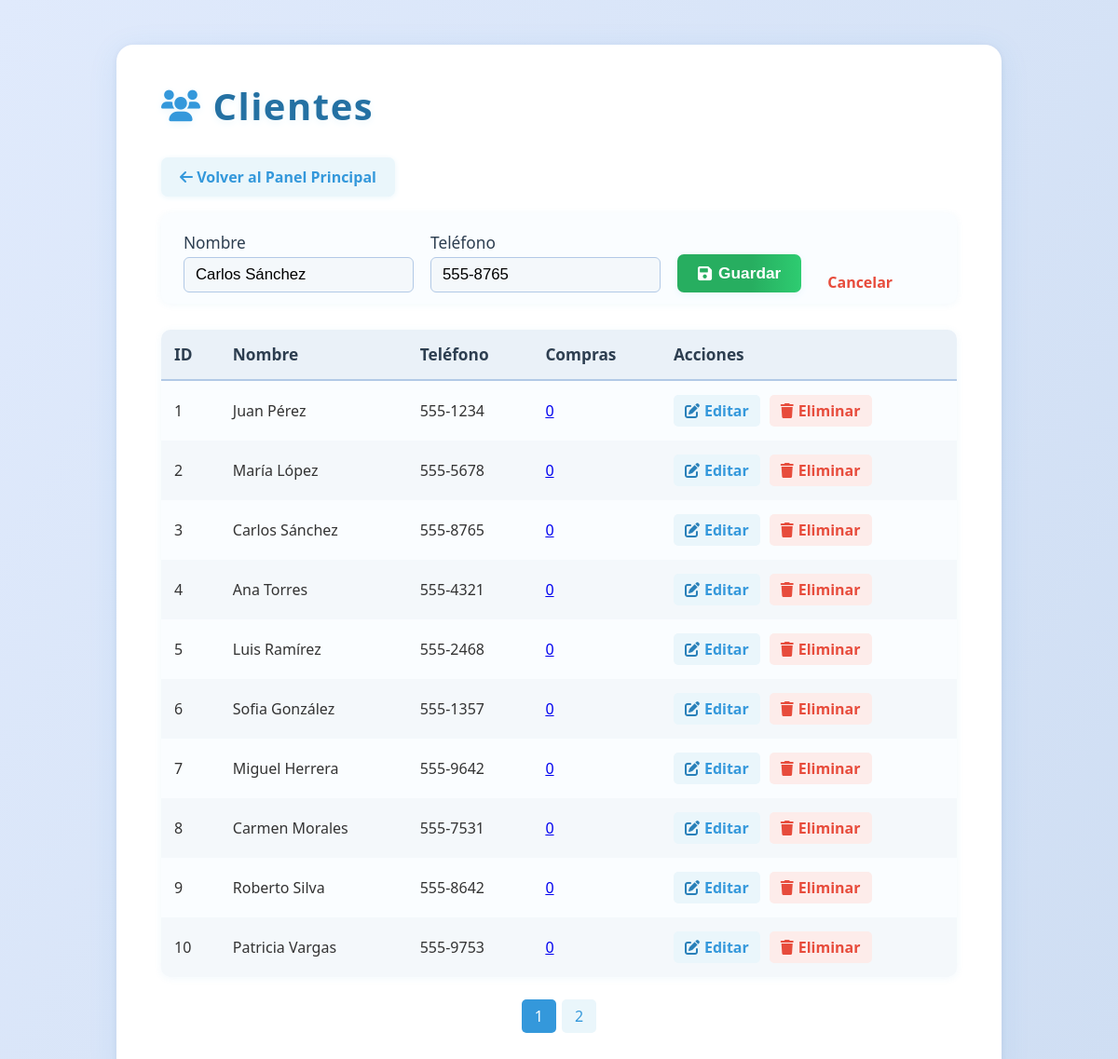
Screenshot of /Views/clientes/index.php?editar=3 (signed in) with the database file from the repository.
### tables this page shows
CREATE TABLE IF NOT EXISTS clientes (
    id INT AUTO_INCREMENT PRIMARY KEY,
    nombre VARCHAR(100) NOT NULL,
    telefono VARCHAR(20) NOT NULL
);

### Views/clientes/index.php (the view, shortened to what this page needs)
<?php
$db = Database::getInstance()->getConnection();
$clientes = [];
$result = $db->query('SELECT * FROM clientes ORDER BY id ASC');
while ($row = $result->fetch_assoc()) {
    $clientes[] = $row;
}
$compras_clientes = $_SESSION['compras_clientes'];
$porPagina = 10;
$totalClientes = count($clientes);
$totalPaginas = ceil($totalClientes / $porPagina);
$paginaActual = isset($_GET['pagina']) ? max(1, intval($_GET['pagina'])) : 1;
$inicio = ($paginaActual - 1) * $porPagina;
$clientesPagina = array_slice($clientes, $inicio, $porPagina);
$editando = false;
$clienteEditar = null;
if (isset($_GET['editar'])) {
    $editando = true;
    $idEditar = intval($_GET['editar']);
    foreach ($clientes as $c) {
        if ($c['id'] == $idEditar) {
            $clienteEditar = $c;
            break;
        }
    }
}
?>
<!DOCTYPE html>
<html lang="es">
<head>
    <link rel="stylesheet" href="/Assets/css/dashboard.css">
    <link rel="stylesheet" href="https://cdnjs.cloudflare.com/ajax/libs/font-awesome/6.0.0/css/all.min.css">
</head>
<body>
    <div class="clientes-container">
        <h1><i class="fa fa-users"></i> Clientes</h1>
        <a href="/puntoDeVenta/web/Views/dashboard/index.php" class="btn-back" style="display:inline-block;margin-bottom:18px;background:#eaf6fb;color:#3498db;padding:10px 20px;border-radius:7px;font-weight:600;text-decoration:none;box-shadow:0 1px 6px #eaf6fb;transition:background 0.2s;">
            <i class="fa fa-arrow-left"></i> Volver al Panel Principal
        </a>
        <?php if ($editando && $clienteEditar): ?>
        <form class="add-form" method="post" action="">
            <label>Nombre
                <input type="text" name="nombre" value="<?= htmlspecialchars($clienteEditar['nombre']) ?>" required>
            </label>
            <label>Teléfono
                <input type="text" name="telefono" value="<?= htmlspecialchars($clienteEditar['telefono']) ?>" required>
            </label>
            <button type="submit"><i class="fa fa-save"></i> Guardar</button>
            <a href="<?= $_SERVER['PHP_SELF'] ?>" style="margin-left:10px;color:#e74c3c;text-decoration:none;font-weight:600;">Cancelar</a>
        </form>
        <?php endif; ?>
        <table>
            <thead>
                <tr>
                    <th>ID</th>
                    <th>Nombre</th>
                    <th>Teléfono</th>
                    <th>Compras</th>
                    <th>Acciones</th>
                </tr>
            </thead>
            <tbody>
            <?php foreach ($clientesPagina as $cliente): ?>
                <tr>
                    <td><?= $cliente['id'] ?></td>
                    <td><?= htmlspecialchars($cliente['nombre']) ?></td>
                    <td><?= htmlspecialchars($cliente['telefono']) ?></td>
                    <td>
                        <?php $numCompras = isset($compras_clientes[$cliente['id']]) ? count($compras_clientes[$cliente['id']]) : 0; ?>
                        <a href="#" class="ver-compras" data-id="<?= $cliente['id'] ?>">
                            <?= $numCompras ?>
                        </a>
                    </td>
                    <td class="action-links">
                        <a href="?editar=<?= $cliente['id'] ?>"><i class="fa fa-edit"></i> Editar</a>
                        <a href="?eliminar=<?= $cliente['id'] ?>" onclick="return confirm('¿Eliminar este cliente?');"><i class="fa fa-trash"></i> Eliminar</a>
                    </td>
                </tr>
            <?php endforeach; ?>
            </tbody>
        </table>
        <?php if ($totalPaginas > 1): ?>
        <div class="pagination">
            <?php for ($i = 1; $i <= $totalPaginas; $i++): ?>
                <?php if ($i == $paginaActual): ?>
                    <span class="active" style="background:#3498db;color:#fff;padding:7px 14px;border-radius:5px;"> <?= $i ?> </span>
                <?php else: ?>
                    <a href="?pagina=<?= $i ?>" style="padding:7px 14px;border-radius:5px;color:#3498db;background:#eaf6fb;text-decoration:none;"> <?= $i ?> </a>
                <?php endif; ?>
            <?php endfor; ?>
        </div>
        <?php endif; ?>
    </div>
</body>
</html>

### Assets/css/dashboard.css (style rules this page uses)
* { margin: 0; padding: 0; box-sizing: border-box; }
body { font-family: 'Segoe UI', Tahoma, Geneva, Verdana, sans-serif; background: #f5f7fa; color: #333; overflow-x: hidden; }

### Views/clientes/index.php (style rules this page uses)
body { background: linear-gradient(120deg, #e0eafc 0%, #cfdef3 100%); font-family: 'Segoe UI', Arial, sans-serif; margin: 0; padding: 0; }
.clientes-container { max-width: 950px; margin: 48px auto 0 auto; background: #fff; border-radius: 18px; box-shadow: 0 6px 32px rgba(52, 152, 219, 0.10), 0 1.5px 6px rgba(44,62,80,0.07); padding: 38px 48px 48px 48px; position: relative; }
h1 { color: #2471a3; margin-bottom: 28px; font-size: 2.5rem; letter-spacing: 1.5px; text-shadow: 0 2px 8px #eaf6fb; display: flex; align-items: center; gap: 12px; }
h1 .fa-users { color: #3498db; font-size: 2.1rem; }
.add-form { margin-bottom: 28px; background: #fafdff; border-radius: 10px; padding: 20px 24px 12px 24px; box-shadow: 0 1px 8px rgba(52,152,219,0.07); display: flex; gap: 18px; align-items: flex-end; }
.add-form label { display: flex; flex-direction: column; font-weight: 500; color: #2d3e50; font-size: 1.08rem; }
.add-form input[type="text"] { padding: 8px 12px; border: 1.5px solid #b2c9e6; border-radius: 6px; font-size: 1.05rem; margin-top: 4px; background: #f4f8fb; transition: border 0.2s; }
.add-form button { background: linear-gradient(90deg, #27ae60 60%, #2ecc71 100%); color: #fff; border: none; padding: 10px 22px; border-radius: 7px; font-size: 1.08rem; font-weight: 600; cursor: pointer; box-shadow: 0 2px 8px #eaf6fb; transition: background 0.2s, transform 0.1s; display: flex; align-items: center; gap: 7px; }
table { width: 100%; border-collapse: separate; border-spacing: 0; background: #fafdff; border-radius: 10px; overflow: hidden; box-shadow: 0 1px 8px rgba(52,152,219,0.07); }
th, td { padding: 15px 14px; text-align: left; }
th { background: #eaf1f8; color: #2d3e50; font-weight: 700; border-bottom: 2.5px solid #b2c9e6; font-size: 1.08rem; }
tr:nth-child(even) { background: #f4f8fb; }
.action-links { display: flex; gap: 10px; }
.action-links a { display: inline-flex; align-items: center; gap: 5px; color: #3498db; text-decoration: none; font-weight: 600; padding: 6px 12px; border-radius: 5px; background: #eaf6fb; transition: background 0.2s, color 0.2s; }
.action-links a .fa-edit { color: #2980b9; }
.action-links a:last-child { color: #e74c3c; background: #fdecea; }
.action-links a:last-child .fa-trash { color: #e74c3c; }
.pagination { display: flex; justify-content: center; margin-top: 24px; gap: 6px; }
.pagination a, .pagination span { display: inline-block; padding: 7px 14px; border-radius: 5px; background: #eaf1f8; color: #2471a3; text-decoration: none; font-weight: 500; transition: background 0.2s, color 0.2s; }
.pagination .active { background: #3498db; color: #fff; pointer-events: none; }

### rows the page displays
clientes: nombre "Carlos Sánchez", telefono "555-8765", id "3", id "0"
clientes: id "1", nombre "Juan Pérez", telefono "555-1234", id "0"
clientes: id "2", nombre "María López", telefono "555-5678", id "0"
clientes: id "4", nombre "Ana Torres", telefono "555-4321", id "0"
clientes: id "5", nombre "Luis Ramírez", telefono "555-2468", id "0"
clientes: id "6", nombre "Sofia González", telefono "555-1357", id "0"
clientes: id "7", nombre "Miguel Herrera", telefono "555-9642", id "0"
clientes: id "8", nombre "Carmen Morales", telefono "555-7531", id "0"
clientes: id "9", nombre "Roberto Silva", telefono "555-8642", id "0"
clientes: id "10", nombre "Patricia Vargas", telefono "555-9753", id "0"
